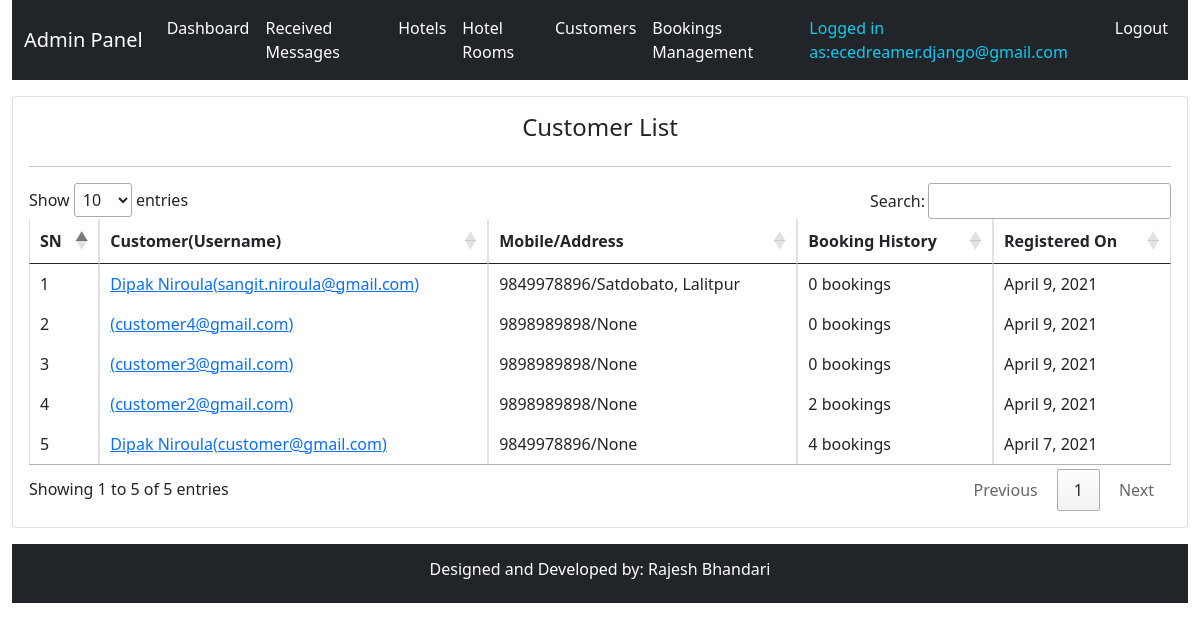
The page /system-admin/customers-list/ (signed in) on the database its author committed.
### hbsapp/models.py (models this page shows, shortened)
class TimeStamp(models.Model):
    created_at = models.DateTimeField(auto_now_add=True)
    updated_at = models.DateTimeField(auto_now=True)
    class Meta:
        abstract = True

class Customer(TimeStamp):
    user = models.OneToOneField(User, on_delete=models.CASCADE)
    mobile = models.CharField(max_length=20)
    address = models.CharField(max_length=20, null=True, blank=True)
    profile_image = models.ImageField(upload_to="customers", null=True, blank=True)

### hbsapp/views.py (the view)
class AdminCustomerListView(AdminRequiredMixin, View):
    def get(self, request, *args, **kwargs):
        context = self.context
        context["all_customers"] = Customer.objects.order_by("-id")
        return render(request, "admintemplates/admincustomerlist.html", context)

### hbsapp/views.py (called while the page is built)
    def dispatch(self, request, *args, **kwargs):
        try:
            self.admin = request.user.admin
            self.context = {
                "admin": self.admin
            }
        except Exception as e:
            print(e)
            return redirect(reverse("hbsapp:adminlogin") + "?next=" + request.path)
        return super(AdminRequiredMixin, self).dispatch(request, *args, **kwargs)

### templates/admintemplates/admincustomerlist.html (shortened to what this page needs)
{% extends 'admintemplates/adminbase.html' %}
{% block css %}
<link rel="stylesheet" href="//cdn.datatables.net/1.10.24/css/jquery.dataTables.min.css">
{% endblock %}
{% block content %}
<div class="row mt-3">
    <div class="col-md-12">
        <div class="card p-3">
            <div class="row">
                <div class="col-md-12">
                    <h4 class="text-center">Customer List</h4>
                </div>
            </div>
            <hr>
            <div class="row">
                <div class="col-md-12">
            <table class="table table-bordered">
                <thead>
                    <tr>
                        <th>SN</th>
                        <th>Customer(Username)</th>
                        <th>Mobile/Address</th>
                        <th>Booking History</th>
                        <th>Registered On</th>
                    </tr>
                </thead>
                <tbody>
                    {% for customer in all_customers %}
                    <tr>
                        <td>{{forloop.counter}}</td>
                        <td><a href="{% url 'hbsapp:admincustomerdetail' customer.id %}">{{customer.user.first_name}} {{customer.user.last_name}}({{customer.user.username}})</a></td>
                        <td>{{customer.mobile}}/{{customer.address}}</td>
                        <td>{{customer.roombooking_set.count}} bookings</td>
                        <td>{{customer.created_at|date}}</td>
                    </tr>
                    {% endfor %}
                </tbody>
            </table>
        </div>
    </div>
</div>
{% endblock %}

### templates/admintemplates/adminbase.html (shortened to what this page needs)
<!DOCTYPE html>
<html lang="en">
<head>
    <link href="https://cdn.jsdelivr.net/npm/bootstrap@5.0.0-beta3/dist/css/bootstrap.min.css" rel="stylesheet">
    {% block css %}
    {% endblock %}
</head>
<body class="container-fluid">
    <nav class="navbar navbar-expand-lg navbar-dark bg-dark">
        <div class="container-fluid">
            <a class="navbar-brand" href="{% url 'hbsapp:adminhome' %}">Admin Panel </a>
            <div class="collapse navbar-collapse" id="navbarSupportedContent">
                <ul class="navbar-nav me-auto mb-2 mb-lg-0">
                    <li class="nav-item">
                        <a class="nav-link active" aria-current="page" href="{% url 'hbsapp:adminhome' %}">Dashboard</a>
                    </li>
                    <li class="nav-item">
                        <a class="nav-link active" aria-current="page" href="{% url 'hbsapp:adminmessagelist' %}">Received Messages</a>
                    </li>
                    <li class="nav-item">
                        <a class="nav-link active" aria-current="page" href="{% url 'hbsapp:adminhotellist' %}">Hotels</a>
                    </li>
                    <li class="nav-item">
                        <a class="nav-link active" aria-current="page" href="{% url 'hbsapp:adminroomlist' %}">Hotel Rooms</a>
                    </li>
                    <li class="nav-item">
                        <a class="nav-link active" aria-current="page" href="{% url 'hbsapp:admincustomerlist' %}">Customers</a>
                    </li>
                    <li class="nav-item">
                        <a class="nav-link active" aria-current="page" href="{% url 'hbsapp:adminbookinglist' %}">Bookings Management</a>
                    </li>
                </ul>
                <ul class="d-flex navbar-nav">
                    {% if request.user.admin %}
                    <li><a class="nav-link text-info">Logged in as:{{request.user.username}}</a></li>
                    <li class="nav-item"><a class="nav-link active" aria-current="page"
                            href="{% url 'hbsapp:customerlogout' %}">Logout</a>
                    </li>
                    {% endif %}
                </ul>
            </div>
        </div>
    </nav>
    {% block content %}{% endblock %}
    <footer class="footer bg-dark text-white p-3 mt-3">
        <div style="row">
            <div class="col-md-12">
                <h6 class="text-center">Designed and Developed by: Rajesh Bhandari</h6>
            </div>
        </div>
    </footer>
</body>
</html>

### rows shown on the page
Customer: user.first_name "Dipak", user.last_name "Niroula", user.username "sangit.niroula@gmail.com", mobile "9849978896", address "Satdobato, Lalitpur", roombooking_set.count "0", created_at "April 9, 2021"
Customer: user.username "customer4@gmail.com", mobile "9898989898", address "None", roombooking_set.count "0", created_at "April 9, 2021"
Customer: user.username "customer3@gmail.com", mobile "9898989898", address "None", roombooking_set.count "0", created_at "April 9, 2021"
Customer: user.username "customer2@gmail.com", mobile "9898989898", address "None", roombooking_set.count "2", created_at "April 9, 2021"
Customer: user.first_name "Dipak", user.last_name "Niroula", user.username "customer@gmail.com", mobile "9849978896", address "None", roombooking_set.count "4", created_at "April 7, 2021"

### other values the page prints
{{ request.user.username }} "ecedreamer.django@gmail.com"
